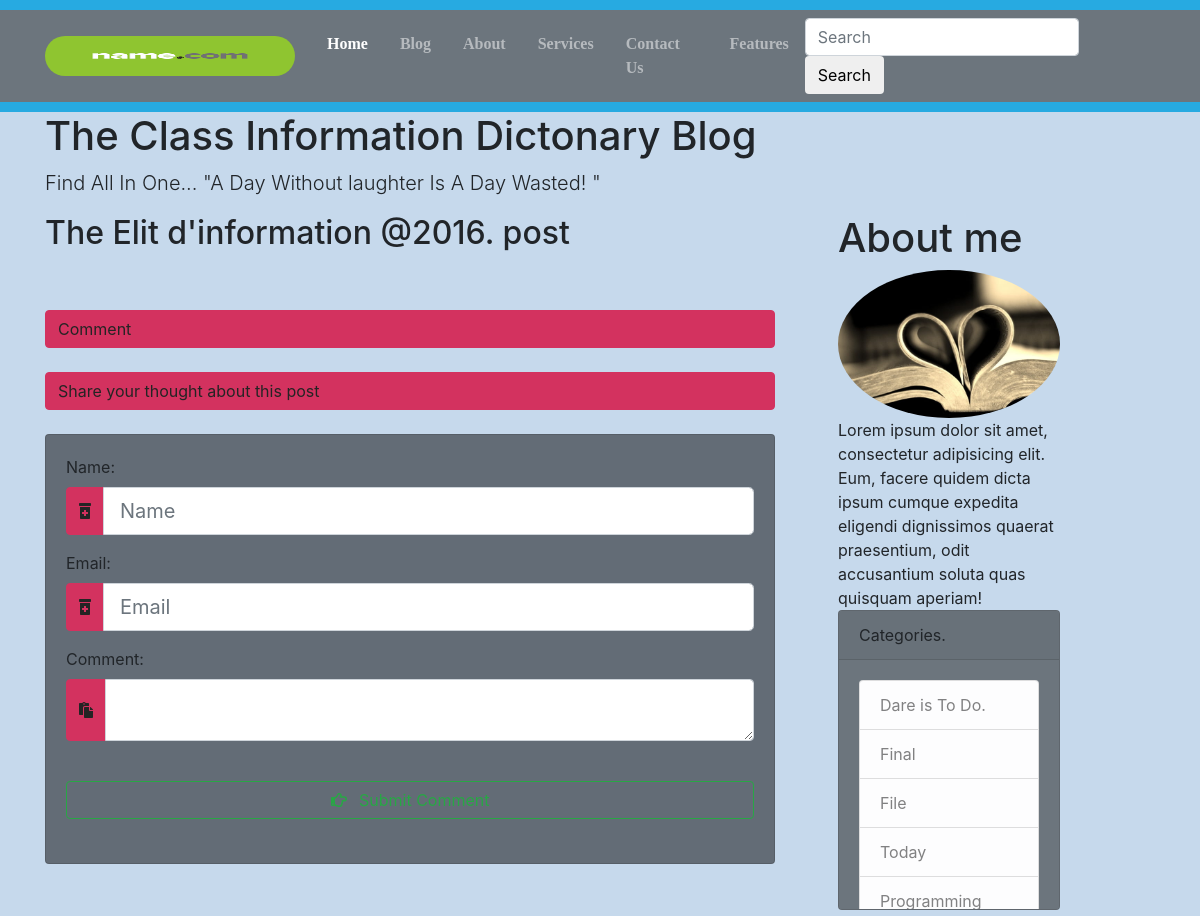
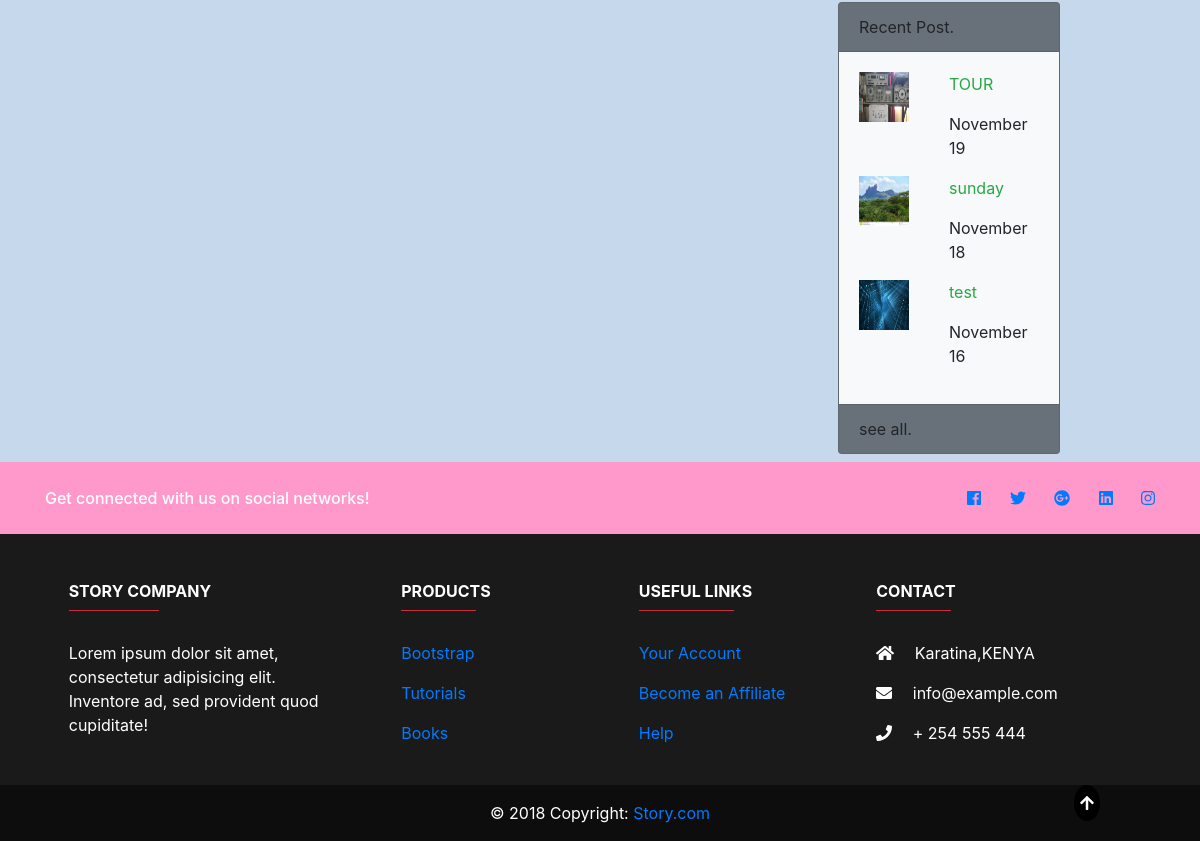
The app's page /FullPost.php with its own data (2 pictures, top to bottom).
### tables this page shows
CREATE TABLE `category` (
  `id` int(11) NOT NULL,
  `datetimes` varchar(299) NOT NULL,
  `name` varchar(200) NOT NULL,
  `creatorname` varchar(200) NOT NULL
);

CREATE TABLE `admin_panel` (
  `id` int(11) NOT NULL,
  `datetimes` varchar(50) NOT NULL,
  `title` varchar(200) NOT NULL,
  `category` varchar(100) NOT NULL,
  `author` varchar(50) NOT NULL,
  `image` varchar(200) NOT NULL,
  `post` varchar(10000) NOT NULL
);

### FullPost.php (the view, shortened to what this page needs)
<?php require_once("Include/DB.php") ?>
<!DOCTYPE html>
<html lang="en">
<head>
  <link rel="stylesheet" href="css/bootstrap.css">
  <link rel="stylesheet" href="css/all.css">
  <link rel="stylesheet" href="css/public.css">
</head>
<body style="background-color:#c6d9ec;">
<div style=" height:10px; background:#27aae1;"></div>
<nav class=" navbar navbar-expand-lg navbar-dark bg-secondary" role="navigation">
<div class="container">
<div class="navbar-header" >
 <a class="navbar-brand" href="#">
  <img style="border-radius:20px;" src="image\images.png" alt="header" width="250px" height="40px">
</a></div>
  <div class="collapse navbar-collapse" id="navbarSupportedContent">
    <ul class="navbar-nav mr-auto">
      <li class="nav-item active mx-2">
        <a class="nav-link" href="#">Home <span class="sr-only">(current)</span></a>
      </li>
      <li class="nav-item mx-2">
        <a class="nav-link" href="#" onclick="document.getElementById('hindingmore3').style.display='block'">Blog</a>
      </li>
      <li class="nav-item mx-2">
        <a class="nav-link" href="#" onclick="document.getElementById('hindingmore1').style.display='block'">About</a>
      </li>
      <li class="nav-item mx-2">
        <a class="nav-link" href="#" onclick="document.getElementById('hindingmore2').style.display='block'">Services</a>
      </li>
      <li class="nav-item mx-2">
        <a class="nav-link" href="#" onclick="document.getElementById('hindingmore4').style.display='block'">Contact Us</a>
      </li>
      <li class="nav-item mx-2">
        <a class="nav-link" href="#" onclick="document.getElementById('hindingmore5').style.display='block'">Features</a>
      </li>
</ul>
<form action="Blog.php" class="form-inline  my-lg-0">
      <input class="form-control " type="text" placeholder="Search" name="Search">
      <button class="btn btn-outline-white " name="SearchButton">Search</button>
    </form>
</div>
</nav><div style=" height:10px; background:#27aae1;"></div>
<div class="container">
  <div class="blog-header">
    <h1>The Class Information Dictonary Blog</h1>
    <p class="lead">Find All In One... "A Day Without laughter Is A Day Wasted! "</p>
  </div>
  <div class="row">
    <div class="col-md-8">
      <h2>The Elit d'information @2016. post</h2>
      <div  class="row"><div class="col-sm-12"> <?php echo Message(); ?> </div></div>
      <div  class="row"><div class="col-sm-12"> <?php echo SuccessMessage() ; ?> </div></div>
      <?php
      if(isset($_GET["SearchButton"])){
        $Search=$_GET["Search"];
        $ViewQuery="SELECT * FROM admin_panel
		WHERE datetimes LIKE '%$Search%' OR title LIKE '%$Search%'
		OR category LIKE '%$Search%' OR post LIKE '%$Search%' ";
  }else{
    $PostIDFromURL=$_GET["id"];
     $ViewQuery="SELECT * FROM admin_panel WHERE id='$PostIDFromURL'
     ORDER BY id desc";}
      $tryOut=mysqli_query($Connection,$ViewQuery);
      while($DataRows=mysqli_fetch_array($tryOut)){
        $PostId=$DataRows["id"];
        $DateTime=$DataRows["datetimes"];
        $Title=$DataRows["title"];
        $Category=$DataRows["category"];
        $Admin=$DataRows["author"];
        $Image=$DataRows["image"];
        $Post=$DataRows["post"];
       ?>
       <div class="thumbnail blogpost">
         <img class="img-fluid rounded" src="Upload/<?php echo $Image;?>" >
         <div class="caption">
           <h1 class="heading"> <?php echo htmlentities($Title); ?> </h1>
            <p class="description">Category: <?php echo htmlentities($Category); ?> -Published on <?php echo htmlentities($DateTime); ?> </p>
          <p class="Post"> <?php
           echo  $Post; ?> </p>
         </div>
       </div>
     <?php } ?><br><br>
     <span class="input-group-text">Comment</span><br>
     <span class="input-group-text">Share your thought about this post</span><br>
     <div class="card" > <div class="card-body">
       <form  name="CommentForm" action="FullPost.php?id=<?php echo $PostId; ?>" method="post" enctype="multipart/form-data" onsubmit=" return jsvalidateComment()">
         <fieldset>
           <div class="form-group">
             <label for="Name">Name:</label>
             <div class="input-group align-self-center"><div class="input-group-prepend">
                       <span class="input-group-text" id="input-text">
                       <i class="fas fa-prescription-bottle-alt"></i>
                     </span>
                     </div>
           <input class="form-control form-control-lg" type="text" name="Name" id="Name" placeholder="Name">
         </div></div>
         <div class="form-group">
           <label for="Email">Email:</label>
           <div class="input-group align-self-center"><div class="input-group-prepend">
                     <span class="input-group-text" id="input-text">
                     <i class="fas fa-prescription-bottle-alt"></i>
                   </span>
                   </div>
         <input class="form-control form-control-lg" type="email" name="Email" id="Email" placeholder="Email" >
       </div></div>
               <div class="form-group">
                 <label for="commentarea">Comment:</label>
                 <div class="input-group align-self-center"><div class="input-group-prepend">
                           <span class="input-group-text" id="input-text">
                           <i class="fas fa-paste"></i>
                         </span>
                         </div>
                   <textarea class="form-control" name="Comment" id="Comment"></textarea>
               </div></div>
               <br>
               <button  class="btn btn-outline-success btn-block form-control" type="Submit" name="Submit" value="Submit"><i class="far fa-hand-point-right mr-2"> </i> Submit Comment</button>
         </fieldset>
         <br>
       </form>
     </div>
   </div>
    </div>
    <div class="col-md-offset-1 col-md-3 pl-5">
      <h1>About me</h1>
      <img  class="img-fluid" src="image\verses-on-love.jpg" alt="about me!" style="border-radius:50%;">
      Lorem ipsum dolor sit amet, consectetur adipisicing elit. Eum, facere quidem dicta ipsum cumque expedita eligendi dignissimos quaerat praesentium, odit accusantium soluta quas quisquam aperiam!
    <div class="card bg-secondary" style=" height:300px; overflow-y: scroll;">
      <div class="card-header">
        Categories.
      </div>
      <div class="card-body">
        <?php
          $ViewCategory="SELECT * FROM category ORDER BY id desc";
          $tryCategory=mysqli_query($Connection,$ViewCategory);
          while($DataRows=mysqli_fetch_array($tryCategory)){
               $Category=$DataRows['name'];
         ?>
         <a class="list-group-item list-group-item-action list-group-item-light" href="Blog.php?Category=<?php echo $Category;?>">
         <span> <?php echo $Category."<br>" ; ?></span></a>
       <?php }?>
      </div>
    </div>
    <div class="card bg-secondary my-2">
      <div class="card-header">
        Recent Post.
      </div>
      <div class="card-body bg-light">
        <?php
        $ViewQuery="SELECT * FROM admin_panel ORDER BY id desc LIMIT 0,3";
        $tryPost=mysqli_query($Connection,$ViewQuery);
        while($DataRows=mysqli_fetch_array($tryPost)){
          $Id=$DataRows["id"];
          $Title=$DataRows["title"];
          $DateTime=$DataRows["datetimes"];
          $Image=$DataRows["image"];
          if(strlen($DateTime)>11){$DateTime=substr($DateTime,0,11);}
               ?>
            <div >
              <img class="float-left" src="Upload/<?php echo $Image;?>" alt="" width="50px" height="50px">
             <a class="text-success" href="FullPost.php?id=<?php echo $Id; ?>">
               <p style="margin-left:90px;"><?php echo $Title;?></p></a>
             <p style="margin-left:90px;"><?php echo $DateTime;?></p>
            </div>
          <?php } ?>
      </div>
       <div class="card-footer">
         see all.
       </div>
    </div>
    </div>
  </div>
</div>
<div id="footer">
  <footer class="page-footer font-small text-white" style="background:#1a1a1a;">
  <div style="background-color: #ff99cc;">
    <div class="container">
      <div class="row py-4 d-flex align-items-center">
<div class="col-md-6 col-lg-5 text-center text-md-left mb-4 mb-md-0">  <h6 class="mb-0">Get connected with us on social networks!</h6>
</div><div class="col-md-6 col-lg-7 text-center text-md-right">
<a href="#"> <i class="fab fa-facebook white-text mr-4"> </i></a><a href="#" > <i class="fab fa-twitter white-text mr-4"> </i></a>
<a href="#"><i class="fab fa-google-plus white-text mr-4"> </i></a><a href="#"> <i class="fab fa-linkedin white-text mr-4"> </i> </a>
<a href="#"> <i class="fab fa-instagram white-text"> </i></a>  </div>
</div> </div></div>
<div class="container text-center text-md-left mt-5"><div class="row mt-3">
<div class="col-md-3 col-lg-4 col-xl-3 mx-auto mb-4">
<h6 class="text-uppercase font-weight-bold">Story Company </h6> <hr class="bg-danger accent-2 mb-4 mt-0 d-inline-block mx-auto" style="width: 90px;">
<p>Lorem ipsum dolor sit amet, consectetur adipisicing elit. Inventore ad, sed provident quod cupiditate!</p>
</div><div class="col-md-2 col-lg-2 col-xl-2 mx-auto mb-4">
<h6 class="text-uppercase font-weight-bold">Products</h6><hr class="bg-danger accent-2 mb-4 mt-0 d-inline-block mx-auto" style="width: 75px;">
<p><a href="#!">Bootstrap</a></p><p><a href="#!">Tutorials</a></p><p><a href="#!">Books</a></p>
</div>
<div class="col-md-3 col-lg-2 col-xl-2 mx-auto mb-4">
<h6 class="text-uppercase font-weight-bold">Useful links</h6><hr class="bg-danger accent-2 mb-4 mt-0 d-inline-block mx-auto" style="width: 95px;">
<p> <a href="#!">Your Account</a></p><p><a href="#!">Become an Affiliate</a></p><p><a href="#!">Help</a></p></div>
<div class="col-md-4 col-lg-3 col-xl-3 mx-auto mb-md-0 mb-4">
<h6 class="text-uppercase font-weight-bold">Contact</h6><hr class="bg-danger accent-2 mb-4 mt-0 d-inline-block mx-auto" style="width: 75px;">
<p><i class="fa fa-home mr-3"></i> Karatina,KENYA</p><p><i class="fa fa-envelope mr-3"></i> info@example.com</p>
<p><i class="fa fa-phone mr-3"></i> + 254 555 444</p>
</div>
</div></div>
<div class="footer-copyright text-center py-3" style="background-color: #0d0d0d; ">© 2018 Copyright:
<a href="#!">Story.com</a></div>
<button class="buttontop" id="meTop" onclick="toTop()"
style="
position: fixed; bottom: 20px; right: 100px;z-index: 1; border:1px solid #000000; outline: none; background-color: #000000; color: white; cursor: pointer;
  padding:5px; border-radius:50%;"
> <i class="fas fa-arrow-up"> </i></button>
</footer>
</div>
</body>
</html>

### css/all.css (style rules this page uses)
.fa-arrow-up:before { content: "\f062"; }
.fa-envelope:before { content: "\f0e0"; }
.fa-facebook:before { content: "\f09a"; }
.fa-google-plus:before { content: "\f2b3"; }
.fa-hand-point-right:before { content: "\f0a4"; }
.fa-home:before { content: "\f015"; }
.fa-instagram:before { content: "\f16d"; }
.fa-linkedin:before { content: "\f08c"; }
.fa-paste:before { content: "\f0ea"; }
.fa-phone:before { content: "\f095"; }
.fa-prescription-bottle-alt:before { content: "\f486"; }
.fa-twitter:before { content: "\f099"; }

### css/public.css (style rules this page uses)
.navbar-nav li { font-weight:bold ; font-family:Bitter,Georgia,Times,"Times New Roman",serif ; }
.input-group-text { background:#d3325f ;border-color:#d3325f ;color: #242424; }
.card { background:rgba(0,0,0,0.5); transition:all 2s ease; }

### records on screen
category: name "Dare is To Do."
category: name "Final"
category: name "File"
category: name "Today"
category: name "Programming"
admin_panel: image (picture), title "TOUR", datetimes "November 19"
admin_panel: image (picture), title "sunday", datetimes "November 18"
admin_panel: image (picture), title "test", datetimes "November 16"
